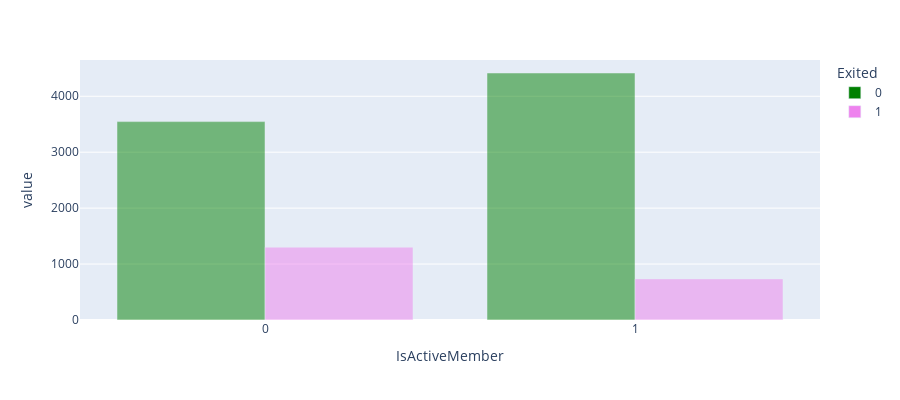

Notebook cell for this chart:
### Code cell
fig = px.bar(df_actives,
             barmode='group',
             color_discrete_sequence=['green', 'violet'],
             opacity = 0.5,
             height=400
            )

fig.show()

### Figure 1 — Plotly figure (JSON) as saved in the notebook; plotly's stock layout.template omitted (floating-point values rounded to 4 significant figures)
{"data": [{"alignmentgroup": "True", "hovertemplate": "Exited=0<br>IsActiveMember=%{x}<br>value=%{y}<extra></extra>", "legendgroup": "0", "marker": {"color": "green", "opacity": 0.5, "pattern": {"shape": ""}}, "name": "0", "offsetgroup": "0", "orientation": "v", "showlegend": true, "textposition": "auto", "type": "bar", "x": [0, 1], "xaxis": "x", "y": [3547, 4416], "yaxis": "y"}, {"alignmentgroup": "True", "hovertemplate": "Exited=1<br>IsActiveMember=%{x}<br>value=%{y}<extra></extra>", "legendgroup": "1", "marker": {"color": "violet", "opacity": 0.5, "pattern": {"shape": ""}}, "name": "1", "offsetgroup": "1", "orientation": "v", "showlegend": true, "textposition": "auto", "type": "bar", "x": [0, 1], "xaxis": "x", "y": [1302, 735], "yaxis": "y"}], "layout": {"barmode": "group", "height": 400, "legend": {"title": {"text": "Exited"}, "tracegroupgap": 0}, "margin": {"t": 60}, "xaxis": {"anchor": "y", "domain": [0, 1], "title": {"text": "IsActiveMember"}}, "yaxis": {"anchor": "x", "domain": [0, 1], "title": {"text": "value"}}}}
